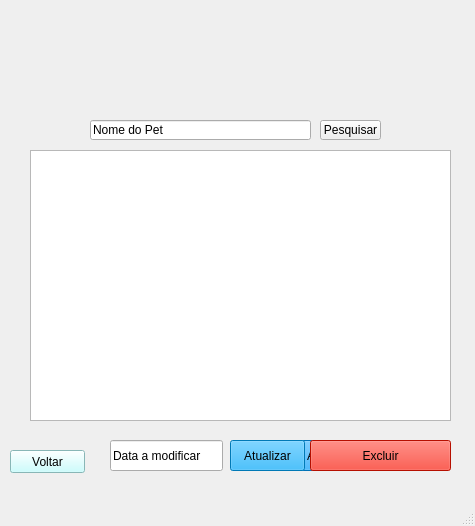
<?xml version="1.0" encoding="UTF-8"?>
<ui version="4.0">
 <class>MainWindow</class>
 <widget class="QMainWindow" name="MainWindow">
  <property name="geometry">
   <rect>
    <x>0</x>
    <y>0</y>
    <width>475</width>
    <height>526</height>
   </rect>
  </property>
  <property name="windowTitle">
   <string>MainWindow</string>
  </property>
  <widget class="QWidget" name="centralwidget">
   <widget class="QLineEdit" name="txt_nome_pet">
    <property name="geometry">
     <rect>
      <x>90</x>
      <y>120</y>
      <width>221</width>
      <height>20</height>
     </rect>
    </property>
    <property name="text">
     <string>Nome do Pet</string>
    </property>
   </widget>
   <widget class="QPushButton" name="btn_Consulta_atualizar_Pet">
    <property name="geometry">
     <rect>
      <x>260</x>
      <y>440</y>
      <width>141</width>
      <height>31</height>
     </rect>
    </property>
    <property name="styleSheet">
     <string notr="true">background-color: rgb(2, 158, 255);</string>
    </property>
    <property name="text">
     <string>Atualizar</string>
    </property>
   </widget>
   <widget class="QLabel" name="label_3">
    <property name="geometry">
     <rect>
      <x>40</x>
      <y>190</y>
      <width>21</width>
      <height>20</height>
     </rect>
    </property>
    <property name="text">
     <string/>
    </property>
    <property name="pixmap">
     <pixmap>../../../../Downloads/do-utilizador.png</pixmap>
    </property>
    <property name="scaledContents">
     <bool>true</bool>
    </property>
   </widget>
   <widget class="QLabel" name="label_2">
    <property name="geometry">
     <rect>
      <x>41</x>
      <y>220</y>
      <width>20</width>
      <height>20</height>
     </rect>
    </property>
    <property name="text">
     <string/>
    </property>
    <property name="pixmap">
     <pixmap>../../../../Downloads/2370264.png</pixmap>
    </property>
    <property name="scaledContents">
     <bool>true</bool>
    </property>
   </widget>
   <widget class="QLabel" name="label_4">
    <property name="geometry">
     <rect>
      <x>40</x>
      <y>250</y>
      <width>21</width>
      <height>16</height>
     </rect>
    </property>
    <property name="text">
     <string/>
    </property>
    <property name="pixmap">
     <pixmap>../../../../Downloads/847345.png</pixmap>
    </property>
    <property name="scaledContents">
     <bool>true</bool>
    </property>
   </widget>
   <widget class="QLabel" name="label_5">
    <property name="geometry">
     <rect>
      <x>226</x>
      <y>220</y>
      <width>20</width>
      <height>20</height>
     </rect>
    </property>
    <property name="text">
     <string/>
    </property>
    <property name="pixmap">
     <pixmap>../../../../Downloads/86259.png</pixmap>
    </property>
    <property name="scaledContents">
     <bool>true</bool>
    </property>
   </widget>
   <widget class="QLabel" name="label_6">
    <property name="geometry">
     <rect>
      <x>40</x>
      <y>310</y>
      <width>31</width>
      <height>16</height>
     </rect>
    </property>
    <property name="text">
     <string/>
    </property>
    <property name="pixmap">
     <pixmap>../../../../Downloads/84109.png</pixmap>
    </property>
    <property name="scaledContents">
     <bool>true</bool>
    </property>
   </widget>
   <widget class="QLabel" name="label_7">
    <property name="geometry">
     <rect>
      <x>226</x>
      <y>190</y>
      <width>21</width>
      <height>20</height>
     </rect>
    </property>
    <property name="text">
     <string/>
    </property>
    <property name="pixmap">
     <pixmap>../../../../Downloads/3dc08a5fd507c7cd664b60487907f0c1.png</pixmap>
    </property>
    <property name="scaledContents">
     <bool>true</bool>
    </property>
   </widget>
   <widget class="QLabel" name="label_8">
    <property name="geometry">
     <rect>
      <x>222</x>
      <y>250</y>
      <width>20</width>
      <height>20</height>
     </rect>
    </property>
    <property name="text">
     <string/>
    </property>
    <property name="pixmap">
     <pixmap>../../../../Downloads/seta virada.png</pixmap>
    </property>
    <property name="scaledContents">
     <bool>true</bool>
    </property>
   </widget>
   <widget class="QLabel" name="label_9">
    <property name="geometry">
     <rect>
      <x>218</x>
      <y>280</y>
      <width>20</width>
      <height>20</height>
     </rect>
    </property>
    <property name="text">
     <string/>
    </property>
    <property name="pixmap">
     <pixmap>../../../../Downloads/MicrosoftTeams-image (13).png</pixmap>
    </property>
    <property name="scaledContents">
     <bool>true</bool>
    </property>
   </widget>
   <widget class="QLabel" name="label_10">
    <property name="geometry">
     <rect>
      <x>220</x>
      <y>310</y>
      <width>20</width>
      <height>16</height>
     </rect>
    </property>
    <property name="text">
     <string/>
    </property>
    <property name="pixmap">
     <pixmap>../../../../Downloads/MicrosoftTeams-image (14).png</pixmap>
    </property>
    <property name="scaledContents">
     <bool>true</bool>
    </property>
   </widget>
   <widget class="QLabel" name="label_11">
    <property name="geometry">
     <rect>
      <x>40</x>
      <y>279</y>
      <width>21</width>
      <height>21</height>
     </rect>
    </property>
    <property name="text">
     <string/>
    </property>
    <property name="pixmap">
     <pixmap>../../../../Downloads/MicrosoftTeams-image (15).png</pixmap>
    </property>
    <property name="scaledContents">
     <bool>true</bool>
    </property>
   </widget>
   <widget class="QPushButton" name="btn_voltar">
    <property name="geometry">
     <rect>
      <x>10</x>
      <y>450</y>
      <width>75</width>
      <height>23</height>
     </rect>
    </property>
    <property name="styleSheet">
     <string notr="true">background-color: rgb(190, 255, 255);</string>
    </property>
    <property name="text">
     <string>Voltar</string>
    </property>
   </widget>
   <widget class="QLabel" name="label">
    <property name="geometry">
     <rect>
      <x>0</x>
      <y>-40</y>
      <width>481</width>
      <height>571</height>
     </rect>
    </property>
    <property name="text">
     <string/>
    </property>
    <property name="pixmap">
     <pixmap>../../Downloads/Tela  Atualização.png</pixmap>
    </property>
   </widget>
   <widget class="QPushButton" name="btn_Consulta_excluir_Pet">
    <property name="geometry">
     <rect>
      <x>310</x>
      <y>440</y>
      <width>141</width>
      <height>31</height>
     </rect>
    </property>
    <property name="styleSheet">
     <string notr="true">background-color: rgb(255, 21, 0);</string>
    </property>
    <property name="text">
     <string>Excluir</string>
    </property>
   </widget>
   <widget class="QTableWidget" name="tableWidget_consulta_pet">
    <property name="geometry">
     <rect>
      <x>30</x>
      <y>150</y>
      <width>421</width>
      <height>271</height>
     </rect>
    </property>
   </widget>
   <widget class="QPushButton" name="pushButton_pesquisar">
    <property name="geometry">
     <rect>
      <x>320</x>
      <y>120</y>
      <width>61</width>
      <height>20</height>
     </rect>
    </property>
    <property name="text">
     <string>Pesquisar</string>
    </property>
   </widget>
   <widget class="QLabel" name="label_12">
    <property name="geometry">
     <rect>
      <x>-4</x>
      <y>0</y>
      <width>491</width>
      <height>501</height>
     </rect>
    </property>
    <property name="text">
     <string/>
    </property>
    <property name="pixmap">
     <pixmap>Tela  consulta.png</pixmap>
    </property>
   </widget>
   <widget class="QLabel" name="label_13">
    <property name="geometry">
     <rect>
      <x>30</x>
      <y>150</y>
      <width>47</width>
      <height>13</height>
     </rect>
    </property>
    <property name="text">
     <string/>
    </property>
   </widget>
   <widget class="QPushButton" name="pushButton_atualizar">
    <property name="geometry">
     <rect>
      <x>230</x>
      <y>440</y>
      <width>75</width>
      <height>31</height>
     </rect>
    </property>
    <property name="styleSheet">
     <string notr="true">background-color: rgb(0, 170, 255);</string>
    </property>
    <property name="text">
     <string>Atualizar</string>
    </property>
   </widget>
   <widget class="QLineEdit" name="txt_atualizar">
    <property name="geometry">
     <rect>
      <x>110</x>
      <y>440</y>
      <width>113</width>
      <height>31</height>
     </rect>
    </property>
    <property name="text">
     <string>Data a modificar</string>
    </property>
   </widget>
   <zorder>btn_Consulta_atualizar_Pet</zorder>
   <zorder>label_12</zorder>
   <zorder>label</zorder>
   <zorder>txt_nome_pet</zorder>
   <zorder>label_3</zorder>
   <zorder>label_2</zorder>
   <zorder>label_4</zorder>
   <zorder>label_5</zorder>
   <zorder>label_6</zorder>
   <zorder>label_7</zorder>
   <zorder>label_8</zorder>
   <zorder>label_9</zorder>
   <zorder>label_10</zorder>
   <zorder>label_11</zorder>
   <zorder>btn_voltar</zorder>
   <zorder>btn_Consulta_excluir_Pet</zorder>
   <zorder>tableWidget_consulta_pet</zorder>
   <zorder>pushButton_pesquisar</zorder>
   <zorder>label_13</zorder>
   <zorder>pushButton_atualizar</zorder>
   <zorder>txt_atualizar</zorder>
  </widget>
  <widget class="QMenuBar" name="menubar">
   <property name="geometry">
    <rect>
     <x>0</x>
     <y>0</y>
     <width>475</width>
     <height>21</height>
    </rect>
   </property>
  </widget>
  <widget class="QStatusBar" name="statusbar"/>
 </widget>
 <resources/>
 <connections/>
</ui>
